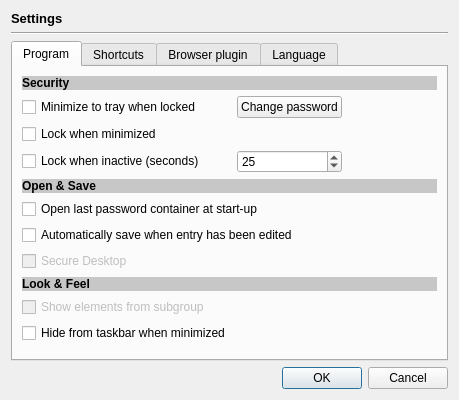
<?xml version="1.0" encoding="UTF-8"?>
<ui version="4.0">
 <class>DialogSettings</class>
 <widget class="QDialog" name="DialogSettings">
  <property name="geometry">
   <rect>
    <x>0</x>
    <y>0</y>
    <width>459</width>
    <height>400</height>
   </rect>
  </property>
  <property name="windowTitle">
   <string>Settings</string>
  </property>
  <layout class="QVBoxLayout" name="verticalLayout">
   <item>
    <widget class="QLabel" name="label">
     <property name="font">
      <font>
       <pointsize>10</pointsize>
       <weight>75</weight>
       <bold>true</bold>
      </font>
     </property>
     <property name="text">
      <string>Settings</string>
     </property>
    </widget>
   </item>
   <item>
    <widget class="Line" name="line">
     <property name="orientation">
      <enum>Qt::Horizontal</enum>
     </property>
    </widget>
   </item>
   <item>
    <widget class="QTabWidget" name="tabWidget">
     <property name="enabled">
      <bool>true</bool>
     </property>
     <property name="layoutDirection">
      <enum>Qt::LeftToRight</enum>
     </property>
     <property name="tabPosition">
      <enum>QTabWidget::North</enum>
     </property>
     <property name="tabShape">
      <enum>QTabWidget::Rounded</enum>
     </property>
     <property name="currentIndex">
      <number>0</number>
     </property>
     <property name="elideMode">
      <enum>Qt::ElideNone</enum>
     </property>
     <property name="documentMode">
      <bool>false</bool>
     </property>
     <property name="tabsClosable">
      <bool>false</bool>
     </property>
     <property name="tabBarAutoHide">
      <bool>false</bool>
     </property>
     <widget class="QWidget" name="tab_2">
      <property name="enabled">
       <bool>true</bool>
      </property>
      <attribute name="icon">
       <iconset resource="../../resources/resource.qrc">
        <normaloff>:/icons_black/icons_black/toggle_off_black.png</normaloff>:/icons_black/icons_black/toggle_off_black.png</iconset>
      </attribute>
      <attribute name="title">
       <string>Program</string>
      </attribute>
      <layout class="QGridLayout" name="gridLayout_5">
       <item row="4" column="0">
        <widget class="QCheckBox" name="checkLockWhenMinimized">
         <property name="enabled">
          <bool>true</bool>
         </property>
         <property name="text">
          <string>Lock when minimized</string>
         </property>
        </widget>
       </item>
       <item row="11" column="0">
        <widget class="QCheckBox" name="checkShowSubGroupElements">
         <property name="enabled">
          <bool>false</bool>
         </property>
         <property name="text">
          <string>Show elements from subgroup</string>
         </property>
        </widget>
       </item>
       <item row="12" column="0">
        <widget class="QCheckBox" name="checkHideFromTaskbar">
         <property name="text">
          <string>Hide from taskbar when minimized</string>
         </property>
        </widget>
       </item>
       <item row="5" column="0">
        <widget class="QCheckBox" name="checkLockAfterTime">
         <property name="enabled">
          <bool>true</bool>
         </property>
         <property name="text">
          <string>Lock when inactive (seconds)</string>
         </property>
        </widget>
       </item>
       <item row="7" column="0" colspan="3">
        <widget class="QCheckBox" name="checkOpenLastDbOnStartUp">
         <property name="text">
          <string>Open last password container at start-up</string>
         </property>
        </widget>
       </item>
       <item row="5" column="1">
        <widget class="QSpinBox" name="textInactivityTime">
         <property name="enabled">
          <bool>true</bool>
         </property>
         <property name="minimum">
          <number>10</number>
         </property>
         <property name="maximum">
          <number>9999</number>
         </property>
         <property name="value">
          <number>25</number>
         </property>
        </widget>
       </item>
       <item row="3" column="0">
        <widget class="QCheckBox" name="checkMinimizeWhenLocking">
         <property name="text">
          <string>Minimize to tray when locked</string>
         </property>
        </widget>
       </item>
       <item row="8" column="0" colspan="3">
        <widget class="QCheckBox" name="checkAutoSave">
         <property name="text">
          <string>Automatically save when entry has been edited</string>
         </property>
        </widget>
       </item>
       <item row="6" column="0" colspan="3">
        <widget class="QLabel" name="label_10">
         <property name="font">
          <font>
           <weight>75</weight>
           <bold>true</bold>
          </font>
         </property>
         <property name="styleSheet">
          <string notr="true">background-color: rgb(199, 199, 199);</string>
         </property>
         <property name="text">
          <string>Open &amp; Save</string>
         </property>
         <property name="margin">
          <number>4</number>
         </property>
        </widget>
       </item>
       <item row="0" column="0" colspan="3">
        <widget class="QLabel" name="label_9">
         <property name="font">
          <font>
           <weight>75</weight>
           <bold>true</bold>
          </font>
         </property>
         <property name="styleSheet">
          <string notr="true">background-color: rgb(199, 199, 199);</string>
         </property>
         <property name="text">
          <string>Security</string>
         </property>
         <property name="margin">
          <number>4</number>
         </property>
        </widget>
       </item>
       <item row="10" column="0" colspan="3">
        <widget class="QLabel" name="label_11">
         <property name="font">
          <font>
           <weight>75</weight>
           <bold>true</bold>
          </font>
         </property>
         <property name="styleSheet">
          <string notr="true">background-color: rgb(199, 199, 199);</string>
         </property>
         <property name="text">
          <string>Look &amp; Feel</string>
         </property>
         <property name="margin">
          <number>4</number>
         </property>
        </widget>
       </item>
       <item row="13" column="0">
        <spacer name="verticalSpacer_3">
         <property name="orientation">
          <enum>Qt::Vertical</enum>
         </property>
         <property name="sizeHint" stdset="0">
          <size>
           <width>20</width>
           <height>40</height>
          </size>
         </property>
        </spacer>
       </item>
       <item row="9" column="0" colspan="3">
        <widget class="QCheckBox" name="checkSecureDesktop">
         <property name="enabled">
          <bool>false</bool>
         </property>
         <property name="text">
          <string>Secure Desktop</string>
         </property>
        </widget>
       </item>
       <item row="3" column="1">
        <widget class="QPushButton" name="buttonChangePassword">
         <property name="text">
          <string>Change password</string>
         </property>
        </widget>
       </item>
      </layout>
     </widget>
     <widget class="QWidget" name="tab_shortcut">
      <attribute name="icon">
       <iconset resource="../../resources/resource.qrc">
        <normaloff>:/icons_black/icons_black/ctrl_black.png</normaloff>:/icons_black/icons_black/ctrl_black.png</iconset>
      </attribute>
      <attribute name="title">
       <string>Shortcuts</string>
      </attribute>
      <layout class="QGridLayout" name="gridLayout_2">
       <item row="5" column="2">
        <widget class="QKeySequenceEdit" name="keySequenceBrintToFront"/>
       </item>
       <item row="5" column="0">
        <widget class="QLabel" name="label_12">
         <property name="whatsThis">
          <string>&lt;html&gt;&lt;head/&gt;&lt;body&gt;&lt;p&gt;Minimizes or restors the main window.&lt;/p&gt;&lt;/body&gt;&lt;/html&gt;</string>
         </property>
         <property name="text">
          <string>Show window:</string>
         </property>
         <property name="indent">
          <number>10</number>
         </property>
        </widget>
       </item>
       <item row="7" column="0" colspan="3">
        <widget class="QLabel" name="label_7">
         <property name="font">
          <font>
           <weight>75</weight>
           <bold>true</bold>
          </font>
         </property>
         <property name="styleSheet">
          <string notr="true">background-color: rgb(199, 199, 199);</string>
         </property>
         <property name="text">
          <string>Program shortcuts</string>
         </property>
         <property name="margin">
          <number>4</number>
         </property>
         <property name="textInteractionFlags">
          <set>Qt::NoTextInteraction</set>
         </property>
        </widget>
       </item>
       <item row="9" column="2">
        <spacer name="verticalSpacer">
         <property name="orientation">
          <enum>Qt::Vertical</enum>
         </property>
         <property name="sizeHint" stdset="0">
          <size>
           <width>20</width>
           <height>40</height>
          </size>
         </property>
        </spacer>
       </item>
       <item row="1" column="2">
        <widget class="QKeySequenceEdit" name="keySequenceOpenUrl"/>
       </item>
       <item row="1" column="1">
        <widget class="QToolButton" name="toolButton">
         <property name="enabled">
          <bool>true</bool>
         </property>
         <property name="text">
          <string>...</string>
         </property>
         <property name="icon">
          <iconset resource="../../resources/resource.qrc">
           <normaloff>:/icons_black/icons_black/external_link2_black.png</normaloff>:/icons_black/icons_black/external_link2_black.png</iconset>
         </property>
         <property name="toolButtonStyle">
          <enum>Qt::ToolButtonIconOnly</enum>
         </property>
         <property name="autoRaise">
          <bool>true</bool>
         </property>
         <property name="arrowType">
          <enum>Qt::NoArrow</enum>
         </property>
        </widget>
       </item>
       <item row="3" column="2">
        <widget class="QKeySequenceEdit" name="keySequenceCopyPassword"/>
       </item>
       <item row="1" column="0">
        <widget class="QLabel" name="label_4">
         <property name="text">
          <string>Open URL:</string>
         </property>
         <property name="indent">
          <number>10</number>
         </property>
        </widget>
       </item>
       <item row="2" column="2">
        <widget class="QKeySequenceEdit" name="keySequenceCopyUsername"/>
       </item>
       <item row="3" column="0">
        <widget class="QLabel" name="label_2">
         <property name="text">
          <string>Copy password:</string>
         </property>
         <property name="indent">
          <number>10</number>
         </property>
        </widget>
       </item>
       <item row="2" column="1">
        <widget class="QToolButton" name="toolButton_2">
         <property name="enabled">
          <bool>true</bool>
         </property>
         <property name="text">
          <string>...</string>
         </property>
         <property name="icon">
          <iconset resource="../../resources/resource.qrc">
           <normaloff>:/icons_black/icons_black/user_group_man2_black.png</normaloff>:/icons_black/icons_black/user_group_man2_black.png</iconset>
         </property>
         <property name="autoRaise">
          <bool>true</bool>
         </property>
        </widget>
       </item>
       <item row="3" column="1">
        <widget class="QToolButton" name="toolButton_3">
         <property name="enabled">
          <bool>true</bool>
         </property>
         <property name="text">
          <string>...</string>
         </property>
         <property name="icon">
          <iconset resource="../../resources/resource.qrc">
           <normaloff>:/icons_black/icons_black/copy2_black.png</normaloff>:/icons_black/icons_black/copy2_black.png</iconset>
         </property>
         <property name="autoRaise">
          <bool>true</bool>
         </property>
        </widget>
       </item>
       <item row="4" column="1">
        <widget class="QToolButton" name="toolButton_4">
         <property name="enabled">
          <bool>true</bool>
         </property>
         <property name="text">
          <string>...</string>
         </property>
         <property name="icon">
          <iconset resource="../../resources/resource.qrc">
           <normaloff>:/icons_black/icons_black/enter2_black.png</normaloff>:/icons_black/icons_black/enter2_black.png</iconset>
         </property>
         <property name="autoRaise">
          <bool>true</bool>
         </property>
        </widget>
       </item>
       <item row="2" column="0">
        <widget class="QLabel" name="label_3">
         <property name="text">
          <string>Copy username:</string>
         </property>
         <property name="indent">
          <number>10</number>
         </property>
        </widget>
       </item>
       <item row="8" column="1">
        <widget class="QToolButton" name="toolButton_5">
         <property name="enabled">
          <bool>true</bool>
         </property>
         <property name="text">
          <string/>
         </property>
         <property name="icon">
          <iconset resource="../../resources/resource.qrc">
           <normaloff>:/icons_black/icons_black/save2_black.png</normaloff>:/icons_black/icons_black/save2_black.png</iconset>
         </property>
         <property name="autoRaise">
          <bool>true</bool>
         </property>
        </widget>
       </item>
       <item row="4" column="2">
        <widget class="QKeySequenceEdit" name="keySequencePerformAutoType"/>
       </item>
       <item row="8" column="0">
        <widget class="QLabel" name="label_6">
         <property name="text">
          <string>Save:</string>
         </property>
         <property name="indent">
          <number>10</number>
         </property>
        </widget>
       </item>
       <item row="4" column="0">
        <widget class="QLabel" name="label_5">
         <property name="text">
          <string>Perform autotype:</string>
         </property>
         <property name="indent">
          <number>10</number>
         </property>
        </widget>
       </item>
       <item row="8" column="2">
        <widget class="QKeySequenceEdit" name="keySequenceSave"/>
       </item>
       <item row="0" column="0" colspan="3">
        <widget class="QLabel" name="label_8">
         <property name="font">
          <font>
           <weight>75</weight>
           <bold>true</bold>
          </font>
         </property>
         <property name="styleSheet">
          <string notr="true">background-color: rgb(199, 199, 199);</string>
         </property>
         <property name="text">
          <string>Global shortcuts</string>
         </property>
         <property name="margin">
          <number>4</number>
         </property>
         <property name="indent">
          <number>-1</number>
         </property>
         <property name="textInteractionFlags">
          <set>Qt::NoTextInteraction</set>
         </property>
        </widget>
       </item>
       <item row="5" column="1">
        <widget class="QToolButton" name="toolButton_6">
         <property name="enabled">
          <bool>true</bool>
         </property>
         <property name="text">
          <string/>
         </property>
         <property name="icon">
          <iconset resource="../../resources/resource.qrc">
           <normaloff>:/icons_black/icons_black/restore_window2_black.png</normaloff>:/icons_black/icons_black/restore_window2_black.png</iconset>
         </property>
         <property name="autoRaise">
          <bool>true</bool>
         </property>
        </widget>
       </item>
      </layout>
     </widget>
     <widget class="QWidget" name="tab">
      <attribute name="icon">
       <iconset resource="../../resources/resource.qrc">
        <normaloff>:/icons_black/icons_black/puzzle_black.png</normaloff>:/icons_black/icons_black/puzzle_black.png</iconset>
      </attribute>
      <attribute name="title">
       <string>Browser plugin</string>
      </attribute>
      <layout class="QGridLayout" name="gridLayout">
       <item row="5" column="1">
        <spacer name="verticalSpacer_2">
         <property name="orientation">
          <enum>Qt::Vertical</enum>
         </property>
         <property name="sizeHint" stdset="0">
          <size>
           <width>20</width>
           <height>40</height>
          </size>
         </property>
        </spacer>
       </item>
       <item row="3" column="1" colspan="4">
        <widget class="QLineEdit" name="textCommunicationAccessToken">
         <property name="readOnly">
          <bool>false</bool>
         </property>
         <property name="placeholderText">
          <string>Access token...</string>
         </property>
        </widget>
       </item>
       <item row="3" column="0">
        <widget class="QLabel" name="label_16">
         <property name="text">
          <string>Token:</string>
         </property>
         <property name="alignment">
          <set>Qt::AlignLeading|Qt::AlignLeft|Qt::AlignVCenter</set>
         </property>
         <property name="indent">
          <number>10</number>
         </property>
        </widget>
       </item>
       <item row="0" column="0" colspan="5">
        <widget class="QLabel" name="label_13">
         <property name="font">
          <font>
           <weight>75</weight>
           <bold>true</bold>
          </font>
         </property>
         <property name="styleSheet">
          <string notr="true">background-color: rgb(199, 199, 199);</string>
         </property>
         <property name="text">
          <string>Plugin settings</string>
         </property>
         <property name="margin">
          <number>4</number>
         </property>
        </widget>
       </item>
       <item row="2" column="0">
        <widget class="QLabel" name="label_15">
         <property name="text">
          <string>Port:</string>
         </property>
         <property name="alignment">
          <set>Qt::AlignLeading|Qt::AlignLeft|Qt::AlignVCenter</set>
         </property>
         <property name="indent">
          <number>10</number>
         </property>
        </widget>
       </item>
       <item row="2" column="1">
        <widget class="QSpinBox" name="textPortNumber">
         <property name="minimum">
          <number>1234</number>
         </property>
         <property name="maximum">
          <number>65535</number>
         </property>
        </widget>
       </item>
       <item row="1" column="0" colspan="5">
        <widget class="QCheckBox" name="checkEnableCommunicationPort">
         <property name="text">
          <string>Enable browser plugin</string>
         </property>
        </widget>
       </item>
       <item row="4" column="0" colspan="5">
        <widget class="QLabel" name="label_14">
         <property name="text">
          <string>&lt;html&gt;&lt;head/&gt;&lt;body&gt;&lt;p&gt;&lt;span style=&quot; font-weight:600; text-decoration: underline;&quot;&gt;Help:&lt;/span&gt;&lt;br/&gt;&lt;span style=&quot; font-size:8.25pt;&quot;&gt;1) Enable communication port.&lt;br/&gt;2) Install the myPasswords browser plugin.&lt;br/&gt;3) Open the settings panel of the browser plugin.&lt;br/&gt;4) Copy the Access in the textfield above to the token field of the plugin.&lt;/span&gt;&lt;/p&gt;&lt;/body&gt;&lt;/html&gt;</string>
         </property>
         <property name="indent">
          <number>10</number>
         </property>
        </widget>
       </item>
      </layout>
     </widget>
     <widget class="QWidget" name="tab_language">
      <attribute name="icon">
       <iconset resource="../../resources/resource.qrc">
        <normaloff>:/icons_black/icons_black/globe_black.png</normaloff>:/icons_black/icons_black/globe_black.png</iconset>
      </attribute>
      <attribute name="title">
       <string>Language</string>
      </attribute>
      <layout class="QVBoxLayout" name="verticalLayout_3">
       <item>
        <widget class="QListWidget" name="listLanguage"/>
       </item>
      </layout>
     </widget>
    </widget>
   </item>
   <item>
    <widget class="QDialogButtonBox" name="buttonBox">
     <property name="standardButtons">
      <set>QDialogButtonBox::Cancel|QDialogButtonBox::Ok</set>
     </property>
    </widget>
   </item>
  </layout>
 </widget>
 <tabstops>
  <tabstop>tabWidget</tabstop>
 </tabstops>
 <resources>
  <include location="../../resources/resource.qrc"/>
 </resources>
 <connections/>
</ui>
